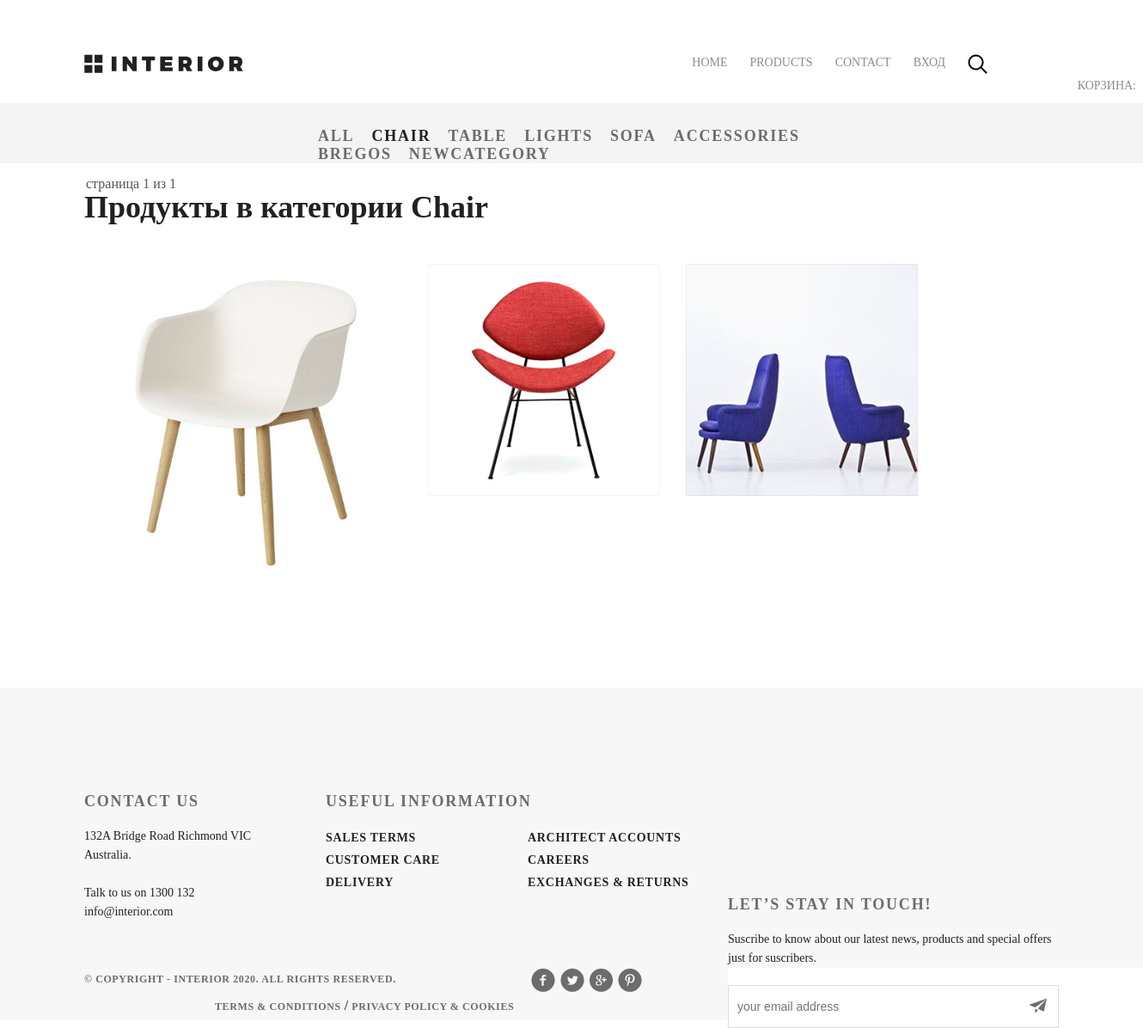
/category/1/products/, run on the app's committed database.
### mainapp/models.py (models this page shows, shortened)
class ProductCategory(models.Model):
    name = models.CharField('Название', max_length=128, unique=True)
    description = models.TextField('Описание', max_length=255, blank=True)
    is_active = models.BooleanField(default=True, db_index=True)
    created_at = models.DateTimeField('Дата создания', auto_now_add=True)

class Product(models.Model):
    category = models.ForeignKey(ProductCategory, on_delete=models.PROTECT, verbose_name='Категория')
    name = models.CharField('Название', max_length=128)
    short_description = models.CharField('Краткое описание', max_length=128, blank=True)
    description = models.TextField('Описание', blank=True)
    quantity = models.PositiveIntegerField('Количество', default=0)
    price = models.DecimalField('Цена', max_digits=10, decimal_places=0, default=0)
    image = models.ImageField(upload_to='products_images', blank=True)
    is_active = models.BooleanField(default=True, db_index=True)
    created_at = models.DateTimeField('Дата создания', auto_now_add=True)
    updated_at = models.DateTimeField('Дата обновления', auto_now=True)

### mainapp/views.py (the view)
# urls.py: re_path(r'^category/(?P<pk>\d+)/products/$', mainapp.category_products, name="category_products"),
def category_products(request, pk, page=1):
    categories = ProductCategory.objects.all()
    if pk == '0':
        category = {'pk': 0, 'name': 'Все'}
        products_list_category = Product.objects.filter(is_active=True).select_related()
    else:
        category = get_object_or_404(ProductCategory, pk=pk)
        products_list_category = category.product_set.filter(is_active=True).select_related()
    products_paginator = Paginator(products_list_category, 3)
    try:
        products_list_category = products_paginator.page(page)
    except PageNotAnInteger:
        products_list_category = products_paginator.page(1)
    except EmptyPage:
        products_list_category = products_paginator.page(products_paginator.num_pages)
    context = {
        'page_title': 'Products',
        'categories': categories,
        'products': products_list_category,
        'category': category,
    }
    return render(request, 'mainapp/category_products.html', context)

### basketapp/context_processors.py (called while the page is built)
def basket(request):
    if request.user.is_authenticated:
        basket = request.user.basket.select_related('product', 'product__category').all()
    else:
        basket = []
    return {
        'basket': basket,
    }

### mainapp/templatetags/my_filters.py (called while the page is built)
@register.filter(name='media_folder_products')
def media_folder_products(string):
    if not string:
        string = 'products_images/default.jpg'
    return f'{settings.MEDIA_URL}{string}'

### mainapp/templates/mainapp/category_products.html (shortened to what this page needs)
{% extends 'mainapp/base.html' %}
{% load static %}
{% load my_filters %}
{% block container %}
	<div class="product-header padding-site">
		{% include 'mainapp/includes/inc__main_menu.html' %}
	</div>
    {% include 'mainapp/includes/inc__categories_menu.html' %}
    <div class="paginator">
        <span class="current">страница {{ products.number }} из {{ products.paginator.num_pages }}</span>
    </div>
	<div class="related-products-block clearfix padding-site">
        <div class="related-products-head clearfix">
            <div class="related-products-block-header">
                Продукты в категории {{ category.name|title }}
            </div>
            <ul class="related-product-gallery">
                {% for product in products %}
                   <li class="related-product-gallery-list">
                        <a href="{% url 'mainapp:product_page' product.pk %}" class="related-product-gallery-link">
						    <img src="{{ product.image|media_folder_products }}" alt="{{product.short_description}}">
                        </a>
                    </li>
                {% endfor %}
            </ul>
        </div>
    </div>
{% endblock %}

### mainapp/templates/mainapp/includes/inc__categories_menu.html (shortened to what this page needs)
<ul class="second-menu clearfix">
    <li class="second-menu-list">
        <a href="{% url 'main:category_products' 0 %}" class="second-menu-link
            ">
            All
        </a>
    </li>
    {% for category in categories %}
        <li class="second-menu-list">
            <a href="{% url 'main:category_products' category.pk %}" class="second-menu-link
                {% if request.resolver_match.kwargs.pk|add:0 == category.pk %}
                    second-menu-link-active
                {% endif %}">
                {{ category.name }}
            </a>
        </li>
    {% endfor %}
</ul>

### static/css/style.css (style rules this page uses)
* { margin: 0; padding: 0; }
html, body { height: 100%; }
body { font-family: Montserrat; }
.padding-site { padding-left: 98px; padding-right: 98px; }
.clearfix::after { content: ""; display: table; clear: both; }
.second-menu { min-width: 600px; max-width: 1366px; height: 12px; padding-top: 28px; padding-bottom: 30px; padding-left: 360px; padding-right: 360px; text-align: center; list-style-type: none; background-color: #f4f4f4; margin-top: 30px; }
.second-menu-list { float: left; margin-right: 10px; margin-left: 10px; }
.second-menu-link { color: #6c6c6c; font-size: 18px; font-weight: 700; text-transform: uppercase; letter-spacing: 1.8px; text-decoration: none; }
.second-menu-link-active { color: #212121; }
.related-products-block { margin-top: 25px; margin-bottom: 20px; }
.related-products-head { margin-bottom: 71px; }
.related-products-block-header { margin-top: 30px; margin-bottom: 30px; color: #212121; font-size: 36px; font-weight: 700; }
.related-product-gallery { list-style-type: none; margin-left: -15px; margin-right: -15px; }
.related-product-gallery-list { float: left; margin: 15px; }
.paginator { display: block; position: relative; left: 75px; top: 15px; margin-left: 25px; color: #555; float: left; }

### data on the page
ProductCategory: name "CHAIR", name "Chair"
ProductCategory: name "TABLE"
ProductCategory: name "LIGHTS"
ProductCategory: name "SOFA"
ProductCategory: name "ACCESSORIES"
ProductCategory: name "BREGOS"
ProductCategory: name "NEWCATEGORY"
Product: image|media_folder_products (picture)
Product: image|media_folder_products (picture)
Product: image|media_folder_products (picture)

### other printed values
{{ products.number }} "1"
{{ products.paginator.num_pages }} "1"
